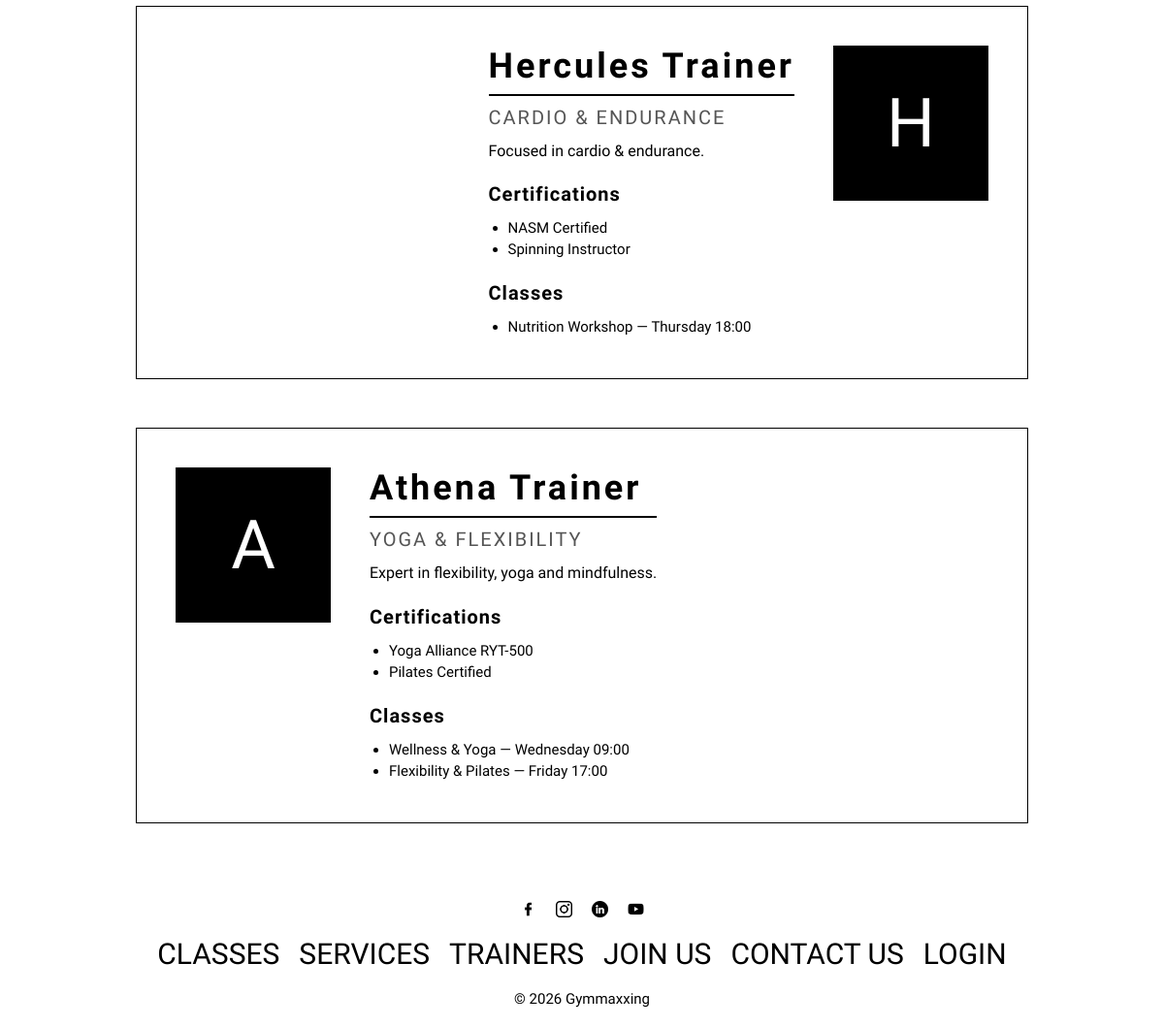
The page /pages/trainers.php (lower part) on the database as committed earlier.
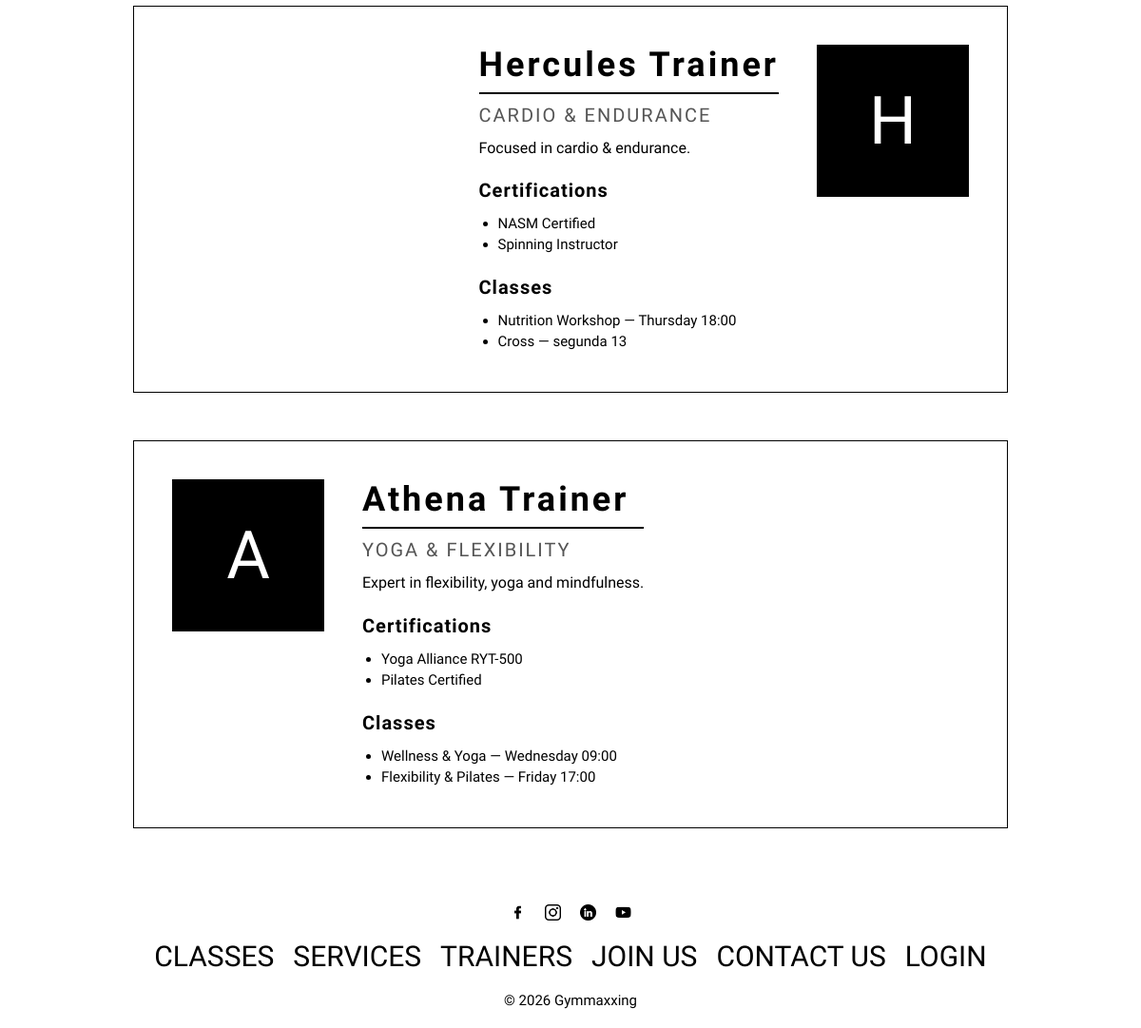
The same page on the database as committed later.
### tables this page shows
CREATE TABLE User (
    id INTEGER PRIMARY KEY AUTOINCREMENT,
    name TEXT NOT NULL,
    username TEXT NOT NULL UNIQUE,
    email TEXT NOT NULL UNIQUE,
    password TEXT NOT NULL,
    phone TEXT,
    photo TEXT,
    role TEXT NOT NULL CHECK(role IN ('member', 'trainer', 'admin')),
    active INTEGER NOT NULL DEFAULT 1
);

CREATE TABLE TrainerProfile (
    id INTEGER PRIMARY KEY AUTOINCREMENT,
    userId INTEGER NOT NULL UNIQUE,
    bio TEXT,
    specialization TEXT,
    certifications TEXT,
    FOREIGN KEY (userId) REFERENCES User(id) ON DELETE CASCADE
);

CREATE TABLE Class (
    id INTEGER PRIMARY KEY AUTOINCREMENT,
    title TEXT NOT NULL,
    type TEXT NOT NULL,
    description TEXT,
    image TEXT,
    schedule TEXT NOT NULL,
    capacity INTEGER NOT NULL,
    trainerId INTEGER NOT NULL,
    FOREIGN KEY (trainerId) REFERENCES User(id) ON DELETE CASCADE
);

### database/user.class.php (called while the page is built, shortened)
<?php
class User {
    public function __construct(int $id, string $name, string $username, string $email, string $password, ?string $phone, ?string $photo, string $role, int $active = 1) {
        $this->id = $id;
        $this->name = $name;
        $this->photo = $photo;
    }
    private static function fromRow(array $u) : User {
        return new User($u['id'], $u['name'], $u['username'], $u['email'], $u['password'], $u['phone'], $u['photo'], $u['role'], $u['active']);
    }
    static function getUsersByRole(PDO $db, string $role) : array {
        $stmt = $db->prepare('SELECT * FROM User WHERE role = ?');
        $stmt->execute([$role]);
        $users = [];
        while ($u = $stmt->fetch())
            $users[] = self::fromRow($u);
        return $users;
    }
}
?>

### database/trainerprofile.class.php (called while the page is built, shortened)
<?php
class TrainerProfile {
    public function __construct(int $id, int $userId, ?string $bio, ?string $specialization, ?string $certifications) {
        $this->bio = $bio;
        $this->specialization = $specialization;
        $this->certifications = $certifications;
    }
    private static function fromRow(array $t) : TrainerProfile {
        return new TrainerProfile($t['id'], $t['userId'], $t['bio'], $t['specialization'], $t['certifications']);
    }
    static function getByUserId(PDO $db, int $userId) : ?TrainerProfile {
        $stmt = $db->prepare('SELECT * FROM TrainerProfile WHERE userId = ?');
        $stmt->execute([$userId]);
        $t = $stmt->fetch();
        return $t ? self::fromRow($t) : null;
    }
}
?>

### database/class.class.php (called while the page is built, shortened)
<?php
class GymClass {
    public function __construct(int $id, string $title, string $type, ?string $description, ?string $image, string $schedule, int $capacity, int $trainerId) {
        $this->title = $title;
        $this->schedule = $schedule;
    }
    private static function fromRow(array $c) : GymClass {
        return new GymClass($c['id'], $c['title'], $c['type'], $c['description'], $c['image'], $c['schedule'], $c['capacity'], $c['trainerId']);
    }
    static function getClassesByTrainer(PDO $db, int $trainerId) : array {
        $stmt = $db->prepare('SELECT * FROM Class WHERE trainerId = ?');
        $stmt->execute([$trainerId]);
        $classes = [];
        while ($c = $stmt->fetch())
            $classes[] = self::fromRow($c);
        return $classes;
    }
}
?>

### pages/trainers.php (the view, shortened to what this page needs)
<?php
require_once __DIR__ . '/../database/connection.db.php';
require_once __DIR__ . '/../database/user.class.php';
require_once __DIR__ . '/../database/trainerprofile.class.php';
require_once __DIR__ . '/../database/class.class.php';
$db       = getDatabaseConnection();
$trainers = User::getUsersByRole($db, 'trainer');
require_once __DIR__ . '/../templates/header.php';
?>
        <section class="trainers-list">
            <?php foreach ($trainers as $trainer):
                $profile = TrainerProfile::getByUserId($db, $trainer->id);
                $classes = GymClass::getClassesByTrainer($db, $trainer->id);
                $initial = strtoupper(substr($trainer->name, 0, 1));
                $certList = $profile && $profile->certifications ? explode(', ', $profile->certifications) : [];
            ?>
            <article class="trainer-card">
                <?php if ($trainer->photo): ?>
                    <img class="trainer-avatar-img" src="/uploads/<?= htmlspecialchars($trainer->photo) ?>" alt="<?= htmlspecialchars($trainer->name) ?>">
                <?php else: ?>
                    <div class="trainer-avatar"><?= $initial ?></div>
                <?php endif; ?>
                <div class="trainer-info">
                    <h2><?= htmlspecialchars($trainer->name) ?></h2>
                    <?php if ($profile && $profile->specialization): ?>
                        <p class="trainer-specialization"><?= htmlspecialchars($profile->specialization) ?></p>
                    <?php endif; ?>
                    <?php if ($profile && $profile->bio): ?>
                        <p class="trainer-bio"><?= htmlspecialchars($profile->bio) ?></p>
                    <?php endif; ?>
                    <?php if (!empty($certList)): ?>
                        <h3>Certifications</h3>
                        <ul>
                            <?php foreach ($certList as $cert): ?>
                                <li><?= htmlspecialchars(trim($cert)) ?></li>
                            <?php endforeach; ?>
                        </ul>
                    <?php endif; ?>
                    <?php if (!empty($classes)): ?>
                        <h3>Classes</h3>
                        <ul>
                            <?php foreach ($classes as $class): ?>
                                <li><?= htmlspecialchars($class->title) ?> &mdash; <?= htmlspecialchars($class->schedule) ?></li>
                            <?php endforeach; ?>
                        </ul>
                    <?php endif; ?>
                </div>
            </article>
            <?php endforeach; ?>
        </section>
<?php require_once __DIR__ . '/../templates/footer.php'; ?>

Rows that differ between the two databases and show on the page:
added class: title "Cross", schedule "segunda 13", shown under user "Hercules Trainer"
